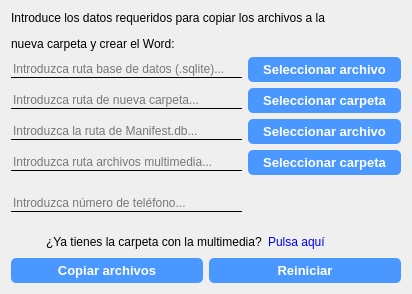
<?xml version="1.0" encoding="UTF-8"?>
<ui version="4.0">
 <class>Dialog</class>
 <widget class="QDialog" name="Dialog">
  <property name="geometry">
   <rect>
    <x>0</x>
    <y>0</y>
    <width>412</width>
    <height>294</height>
   </rect>
  </property>
  <property name="windowTitle">
   <string>Word Creator - iOS</string>
  </property>
  <layout class="QVBoxLayout" name="verticalLayout_2">
   <item>
    <layout class="QVBoxLayout" name="verticalLayout">
     <item>
      <widget class="QLabel" name="label">
       <property name="sizePolicy">
        <sizepolicy hsizetype="Preferred" vsizetype="Fixed">
         <horstretch>0</horstretch>
         <verstretch>0</verstretch>
        </sizepolicy>
       </property>
       <property name="font">
        <font>
         <kerning>true</kerning>
        </font>
       </property>
       <property name="text">
        <string>&lt;html&gt;&lt;head/&gt;&lt;body&gt;&lt;p&gt;Introduce los datos requeridos para copiar los archivos a la &lt;/p&gt;&lt;p align=&quot;justify&quot;&gt;nueva carpeta y crear el Word:&lt;/p&gt;&lt;/body&gt;&lt;/html&gt;</string>
       </property>
      </widget>
     </item>
     <item>
      <layout class="QHBoxLayout" name="horizontalLayout_3">
       <item>
        <widget class="QLineEdit" name="lineEdit_bd">
         <property name="maximumSize">
          <size>
           <width>231</width>
           <height>16777215</height>
          </size>
         </property>
         <property name="styleSheet">
          <string notr="true">QLineEdit{
border: none;
border-bottom: 1px solid black;
background-color: transparent;
}</string>
         </property>
         <property name="readOnly">
          <bool>true</bool>
         </property>
         <property name="placeholderText">
          <string>Introduzca ruta base de datos (.sqlite)...</string>
         </property>
        </widget>
       </item>
       <item>
        <widget class="QPushButton" name="btn_db">
         <property name="font">
          <font>
           <pointsize>10</pointsize>
           <bold>true</bold>
          </font>
         </property>
         <property name="cursor">
          <cursorShape>PointingHandCursor</cursorShape>
         </property>
         <property name="styleSheet">
          <string notr="true">QPushButton{
color: white;
background-color: rgb(74, 152, 255);
border-radius: 5px;
padding: 5px; 
}
QPushButton:hover{
text-decoration: underline;
background-color: rgb(37, 77, 255)
}
</string>
         </property>
         <property name="text">
          <string>Seleccionar archivo</string>
         </property>
        </widget>
       </item>
      </layout>
     </item>
     <item>
      <layout class="QHBoxLayout" name="horizontalLayout_4">
       <item>
        <widget class="QLineEdit" name="lineEdit_nuevaCarpeta">
         <property name="maximumSize">
          <size>
           <width>231</width>
           <height>16777215</height>
          </size>
         </property>
         <property name="styleSheet">
          <string notr="true">QLineEdit{
border: none;
border-bottom: 1px solid black;
background-color: transparent;
}</string>
         </property>
         <property name="readOnly">
          <bool>true</bool>
         </property>
         <property name="placeholderText">
          <string>Introduzca ruta de nueva carpeta...</string>
         </property>
        </widget>
       </item>
       <item>
        <widget class="QPushButton" name="btn_nuevaCarpeta">
         <property name="font">
          <font>
           <pointsize>10</pointsize>
           <bold>true</bold>
          </font>
         </property>
         <property name="cursor">
          <cursorShape>PointingHandCursor</cursorShape>
         </property>
         <property name="styleSheet">
          <string notr="true">QPushButton{
color: white;
background-color: rgb(74, 152, 255);
border-radius: 5px;
padding: 5px; 
}
QPushButton:hover{
text-decoration: underline;
background-color: rgb(37, 77, 255)
}
</string>
         </property>
         <property name="text">
          <string>Seleccionar carpeta</string>
         </property>
        </widget>
       </item>
      </layout>
     </item>
     <item>
      <layout class="QHBoxLayout" name="horizontalLayout_5">
       <item>
        <widget class="QLineEdit" name="lineEdit_manifest">
         <property name="maximumSize">
          <size>
           <width>231</width>
           <height>16777215</height>
          </size>
         </property>
         <property name="styleSheet">
          <string notr="true">QLineEdit{
border: none;
border-bottom: 1px solid black;
background-color: transparent;
}</string>
         </property>
         <property name="readOnly">
          <bool>true</bool>
         </property>
         <property name="placeholderText">
          <string>Introduzca la ruta de Manifest.db...</string>
         </property>
        </widget>
       </item>
       <item>
        <widget class="QPushButton" name="btn_manifest">
         <property name="font">
          <font>
           <pointsize>10</pointsize>
           <bold>true</bold>
          </font>
         </property>
         <property name="cursor">
          <cursorShape>PointingHandCursor</cursorShape>
         </property>
         <property name="styleSheet">
          <string notr="true">QPushButton{
color: white;
background-color: rgb(74, 152, 255);
border-radius: 5px;
padding: 5px; 
}
QPushButton:hover{
text-decoration: underline;
background-color: rgb(37, 77, 255)
}
</string>
         </property>
         <property name="text">
          <string>Seleccionar archivo</string>
         </property>
        </widget>
       </item>
      </layout>
     </item>
     <item>
      <layout class="QHBoxLayout" name="horizontalLayout_6">
       <item>
        <widget class="QLineEdit" name="lineEdit_multimedia">
         <property name="maximumSize">
          <size>
           <width>231</width>
           <height>16777215</height>
          </size>
         </property>
         <property name="styleSheet">
          <string notr="true">QLineEdit{
border: none;
border-bottom: 1px solid black;
background-color: transparent;
}</string>
         </property>
         <property name="readOnly">
          <bool>true</bool>
         </property>
         <property name="placeholderText">
          <string>Introduzca ruta archivos multimedia...</string>
         </property>
        </widget>
       </item>
       <item>
        <widget class="QPushButton" name="btn_multimedia">
         <property name="font">
          <font>
           <pointsize>10</pointsize>
           <bold>true</bold>
          </font>
         </property>
         <property name="cursor">
          <cursorShape>PointingHandCursor</cursorShape>
         </property>
         <property name="styleSheet">
          <string notr="true">QPushButton{
color: white;
background-color: rgb(74, 152, 255);
border-radius: 5px;
padding: 5px; 
}
QPushButton:hover{
text-decoration: underline;
background-color: rgb(37, 77, 255)
}
</string>
         </property>
         <property name="text">
          <string>Seleccionar carpeta</string>
         </property>
        </widget>
       </item>
      </layout>
     </item>
     <item>
      <layout class="QHBoxLayout" name="horizontalLayout_7">
       <item>
        <widget class="QLineEdit" name="lineEdit_telefono">
         <property name="sizePolicy">
          <sizepolicy hsizetype="Expanding" vsizetype="Fixed">
           <horstretch>0</horstretch>
           <verstretch>0</verstretch>
          </sizepolicy>
         </property>
         <property name="maximumSize">
          <size>
           <width>231</width>
           <height>16777215</height>
          </size>
         </property>
         <property name="styleSheet">
          <string notr="true">QLineEdit{
border: none;
border-bottom: 1px solid black;
background-color: transparent;
}</string>
         </property>
         <property name="placeholderText">
          <string>Introduzca número de teléfono...</string>
         </property>
        </widget>
       </item>
       <item>
        <widget class="QLabel" name="label_telefono">
         <property name="font">
          <font>
           <bold>true</bold>
          </font>
         </property>
         <property name="text">
          <string/>
         </property>
        </widget>
       </item>
      </layout>
     </item>
     <item>
      <layout class="QHBoxLayout" name="horizontalLayout_9">
       <item>
        <spacer name="horizontalSpacer_3">
         <property name="orientation">
          <enum>Qt::Horizontal</enum>
         </property>
         <property name="sizeHint" stdset="0">
          <size>
           <width>40</width>
           <height>20</height>
          </size>
         </property>
        </spacer>
       </item>
       <item>
        <widget class="QLabel" name="label_tiene_multimedia_2">
         <property name="text">
          <string>¿Ya tienes la carpeta con la multimedia?</string>
         </property>
        </widget>
       </item>
       <item>
        <widget class="QPushButton" name="btn_tiene_multimedia_2">
         <property name="sizePolicy">
          <sizepolicy hsizetype="Fixed" vsizetype="Fixed">
           <horstretch>0</horstretch>
           <verstretch>0</verstretch>
          </sizepolicy>
         </property>
         <property name="cursor">
          <cursorShape>PointingHandCursor</cursorShape>
         </property>
         <property name="styleSheet">
          <string notr="true">QPushButton{
color: blue;
border: none;
background-color: transparent;
text-align: left;
}
QPushButton:hover{
text-decoration: underline;
}
</string>
         </property>
         <property name="text">
          <string>Pulsa aquí</string>
         </property>
        </widget>
       </item>
       <item>
        <spacer name="horizontalSpacer_2">
         <property name="orientation">
          <enum>Qt::Horizontal</enum>
         </property>
         <property name="sizeType">
          <enum>QSizePolicy::Fixed</enum>
         </property>
         <property name="sizeHint" stdset="0">
          <size>
           <width>75</width>
           <height>20</height>
          </size>
         </property>
        </spacer>
       </item>
      </layout>
     </item>
     <item>
      <layout class="QHBoxLayout" name="horizontalLayout">
       <item>
        <widget class="QPushButton" name="btn_copiar">
         <property name="font">
          <font>
           <pointsize>10</pointsize>
           <bold>true</bold>
          </font>
         </property>
         <property name="cursor">
          <cursorShape>PointingHandCursor</cursorShape>
         </property>
         <property name="styleSheet">
          <string notr="true">QPushButton{
color: white;
background-color: rgb(74, 152, 255);
border-radius: 5px;
padding: 5px; 
}
QPushButton:hover{
text-decoration: underline;
background-color: rgb(37, 77, 255)
}
</string>
         </property>
         <property name="text">
          <string>Copiar archivos</string>
         </property>
        </widget>
       </item>
       <item>
        <widget class="QPushButton" name="btn_reiniciar">
         <property name="font">
          <font>
           <pointsize>10</pointsize>
           <bold>true</bold>
          </font>
         </property>
         <property name="cursor">
          <cursorShape>PointingHandCursor</cursorShape>
         </property>
         <property name="styleSheet">
          <string notr="true">QPushButton{
color: white;
background-color: rgb(74, 152, 255);
border-radius: 5px;
padding: 5px; 
}
QPushButton:hover{
text-decoration: underline;
background-color: rgb(37, 77, 255)
}
</string>
         </property>
         <property name="text">
          <string>Reiniciar</string>
         </property>
        </widget>
       </item>
      </layout>
     </item>
    </layout>
   </item>
  </layout>
 </widget>
 <resources/>
 <connections/>
</ui>
